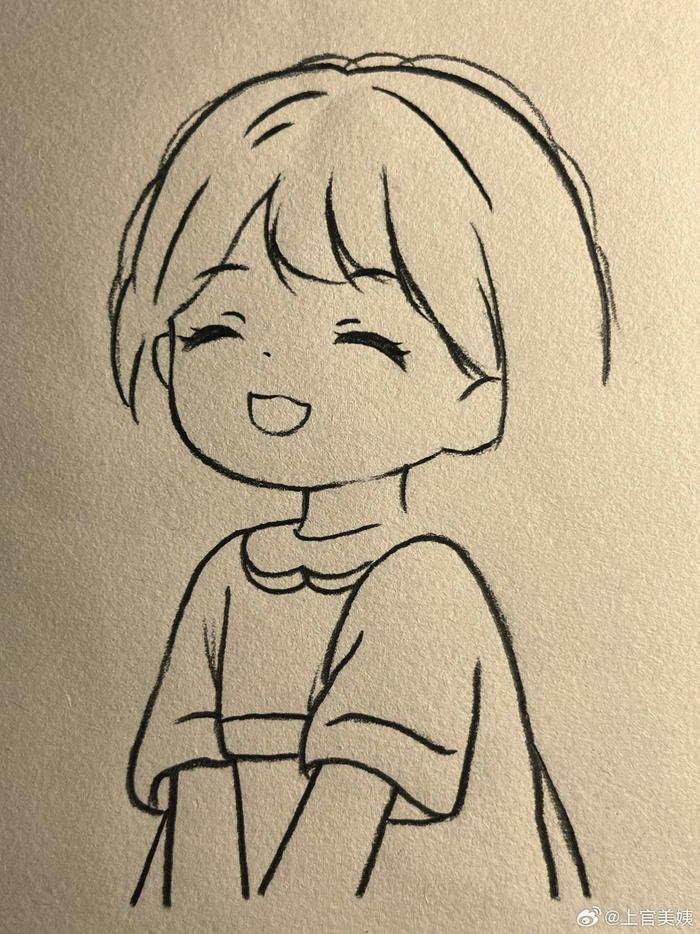
#> input picture img_2.png, 700 x 934 px
$ python '二值化.py'
#> lines starting #> are read from the running program, lines starting #| are printed output that depends on the picture; after the words box and inside, x2 and y2 are one past the last pixel; in counts of white or black regions, pixels touching at a corner belong together
import cv2
import matplotlib.pyplot as plt
import numpy as np
import argparse
import myutils

lll=cv2.imread('img_2.png',0)
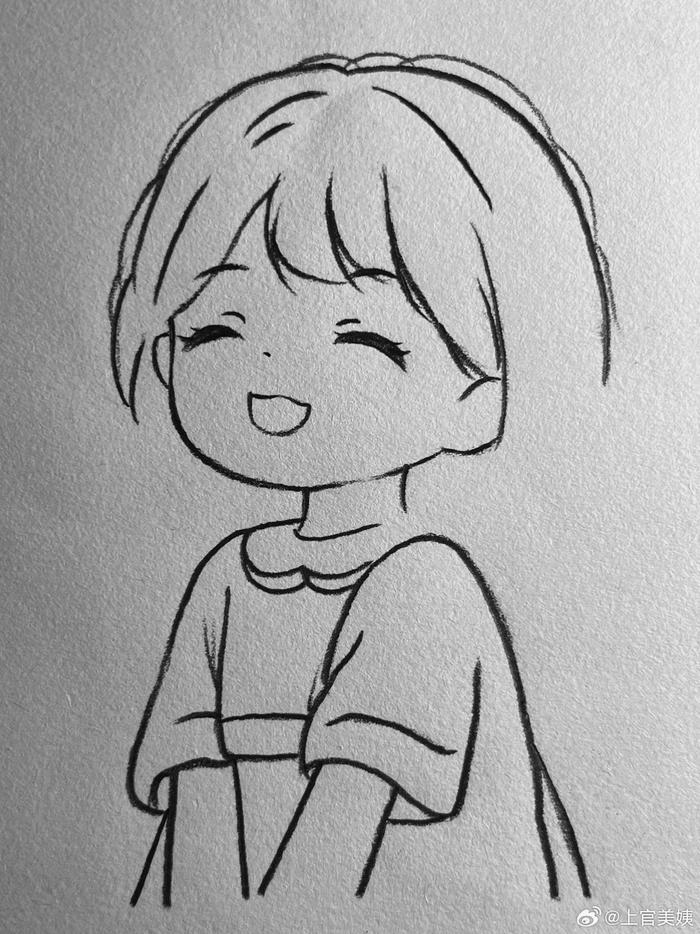
#> lll: shape (934, 700); min 0, max 254, mean 167.7
#e二值化
ret,th1 = cv2.threshold(lll,110,255,cv2.THRESH_BINARY)
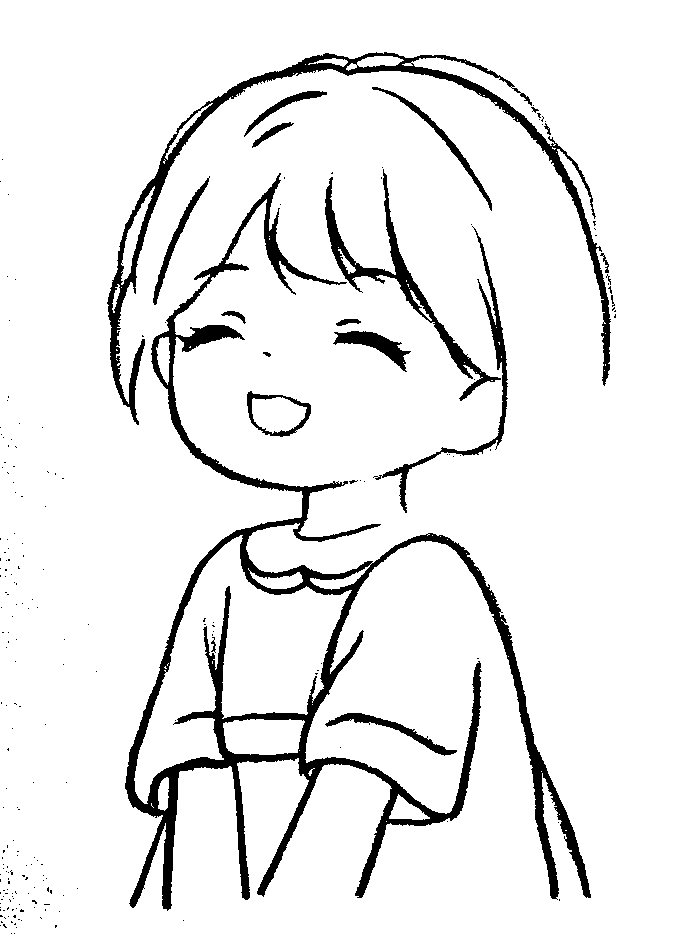
#> th1: shape (934, 700); 92.4% white; 219 black regions (200 under 20 px), largest, box (x1, y1, x2, y2) and area: (125, 173, 591, 911) 28510, (107, 52, 611, 425) 9469, (325, 169, 501, 401) 3621
cv2.imwrite('img_2_1.png',th1)

$ run again, with img_1.png copied over img_2.png
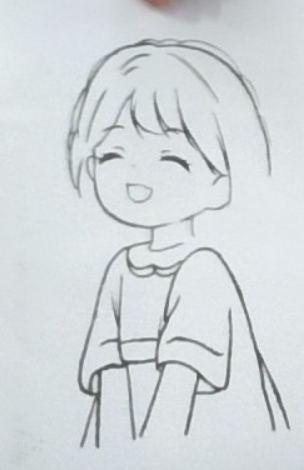
#> input picture img_1.png, 304 x 470 px
#> `ret,th1 = cv2.threshold(lll,110,255,cv2.THRESH_BINARY)`:
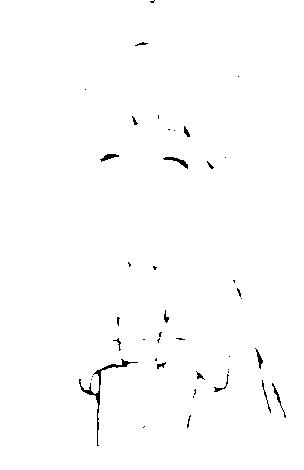
#> th1: shape (470, 304); 99.2% white; black in thin lines or dots, all inside (x1, y1, x2, y2) = (79, 0, 286, 446)

$ run again, with 01804.png copied over img_2.png
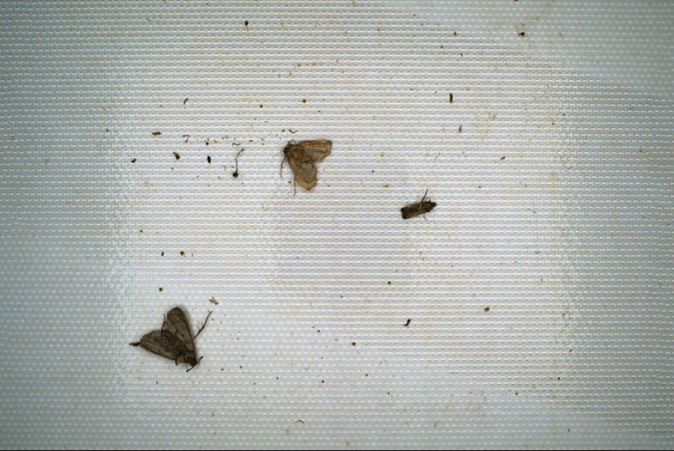
#> input picture 01804.png, 1348 x 901 px (shown at 1/2 size)
#> `ret,th1 = cv2.threshold(lll,110,255,cv2.THRESH_BINARY)`:
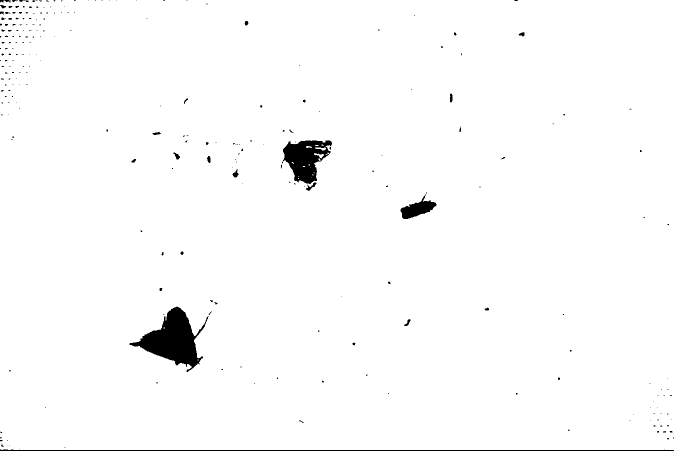
#> th1: shape (901, 1348) (shown at 1/2 size); 98.4% white; 252 black regions (217 under 20 px), largest, box (x1, y1, x2, y2) and area: (259, 613, 417, 744) 8493, (564, 281, 664, 368) 5095, (801, 389, 873, 438) 1603
